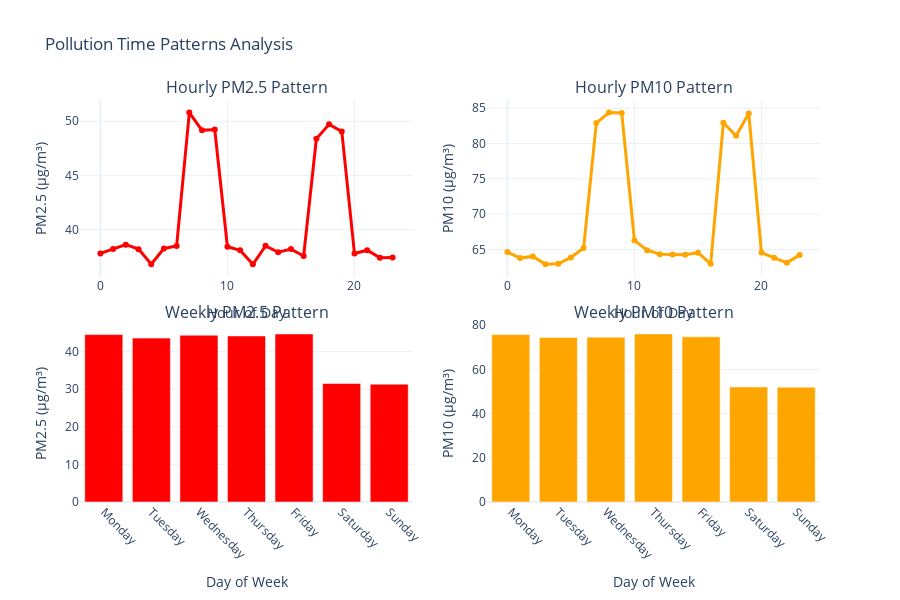

Write notebook code for a chart like this one.
### Code cell
# Cell 13: Create Time Pattern Analysis
print("⏰ CREATING TIME PATTERN ANALYSIS...")

def create_time_pattern_analysis():
    """Analyze pollution patterns by time of day and day of week"""
    
    # Extract time features
    time_data = df.copy()
    time_data['hour'] = time_data['timestamp'].dt.hour
    time_data['day_of_week'] = time_data['timestamp'].dt.day_name()
    time_data['is_weekend'] = time_data['timestamp'].dt.dayofweek >= 5
    
    # Hourly patterns
    hourly_pattern = time_data.groupby('hour').agg({
        'PM2.5': 'mean',
        'PM10': 'mean',
        'temperature_c': 'mean'
    }).reset_index()
    
    # Day of week patterns
    weekday_pattern = time_data.groupby('day_of_week').agg({
        'PM2.5': 'mean',
        'PM10': 'mean'
    }).reset_index()
    
    # Order days properly
    day_order = ['Monday', 'Tuesday', 'Wednesday', 'Thursday', 'Friday', 'Saturday', 'Sunday']
    weekday_pattern['day_of_week'] = pd.Categorical(weekday_pattern['day_of_week'], categories=day_order, ordered=True)
    weekday_pattern = weekday_pattern.sort_values('day_of_week')
    
    # Create subplots
    fig = make_subplots(
        rows=2, cols=2,
        subplot_titles=('Hourly PM2.5 Pattern', 'Hourly PM10 Pattern', 
                       'Weekly PM2.5 Pattern', 'Weekly PM10 Pattern'),
        vertical_spacing=0.12,
        horizontal_spacing=0.1
    )
    
    # Hourly PM2.5
    fig.add_trace(
        go.Scatter(x=hourly_pattern['hour'], y=hourly_pattern['PM2.5'],
                  mode='lines+markers', name='PM2.5', line=dict(color='red', width=3)),
        row=1, col=1
    )
    
    # Hourly PM10
    fig.add_trace(
        go.Scatter(x=hourly_pattern['hour'], y=hourly_pattern['PM10'],
                  mode='lines+markers', name='PM10', line=dict(color='orange', width=3)),
        row=1, col=2
    )
    
    # Weekly PM2.5
    fig.add_trace(
        go.Bar(x=weekday_pattern['day_of_week'], y=weekday_pattern['PM2.5'],
               name='PM2.5', marker_color='red'),
        row=2, col=1
    )
    
    # Weekly PM10
    fig.add_trace(
        go.Bar(x=weekday_pattern['day_of_week'], y=weekday_pattern['PM10'],
               name='PM10', marker_color='orange'),
        row=2, col=2
    )
    
    fig.update_layout(
        height=600,
        showlegend=False,
        title_text="Pollution Time Patterns Analysis",
        template='plotly_white'
    )
    
    fig.update_xaxes(title_text="Hour of Day", row=1, col=1)
    fig.update_xaxes(title_text="Hour of Day", row=1, col=2)
    fig.update_xaxes(title_text="Day of Week", row=2, col=1, tickangle=45)
    fig.update_xaxes(title_text="Day of Week", row=2, col=2, tickangle=45)
    
    fig.update_yaxes(title_text="PM2.5 (μg/m³)", row=1, col=1)
    fig.update_yaxes(title_text="PM10 (μg/m³)", row=1, col=2)
    fig.update_yaxes(title_text="PM2.5 (μg/m³)", row=2, col=1)
    fig.update_yaxes(title_text="PM10 (μg/m³)", row=2, col=2)
    
    return fig

# Display time pattern analysis
time_fig = create_time_pattern_analysis()
time_fig.show()

### Figure 1 — Plotly figure (JSON) as saved in the notebook; plotly's stock layout.template omitted (floating-point values rounded to 4 significant figures)
{"data": [{"line": {"color": "red", "width": 3}, "mode": "lines+markers", "name": "PM2.5", "type": "scatter", "x": [0, 1, 2, 3, 4, 5, 6, 7, 8, 9, 10, 11, 12, 13, 14, 15, 16, 17, 18, 19, 20, 21, 22, 23], "xaxis": "x", "y": [37.78, 38.2, 38.59, 38.18, 36.78, 38.24, 38.47, 50.8, 49.16, 49.24, 38.4, 38.07, 36.78, 38.48, 37.89, 38.18, 37.55, 48.38, 49.71, 49.06, 37.77, 38.08, 37.37, 37.4], "yaxis": "y"}, {"line": {"color": "orange", "width": 3}, "mode": "lines+markers", "name": "PM10", "type": "scatter", "x": [0, 1, 2, 3, 4, 5, 6, 7, 8, 9, 10, 11, 12, 13, 14, 15, 16, 17, 18, 19, 20, 21, 22, 23], "xaxis": "x2", "y": [64.62, 63.77, 64.01, 62.9, 62.98, 63.87, 65.2, 82.91, 84.37, 84.31, 66.27, 64.9, 64.32, 64.27, 64.26, 64.54, 62.97, 82.93, 81.09, 84.24, 64.55, 63.81, 63.1, 64.23], "yaxis": "y2"}, {"marker": {"color": "red"}, "name": "PM2.5", "type": "bar", "x": ["Monday", "Tuesday", "Wednesday", "Thursday", "Friday", "Saturday", "Sunday"], "xaxis": "x3", "y": [44.46, 43.52, 44.29, 44.09, 44.62, 31.47, 31.29], "yaxis": "y3"}, {"marker": {"color": "orange"}, "name": "PM10", "type": "bar", "x": ["Monday", "Tuesday", "Wednesday", "Thursday", "Friday", "Saturday", "Sunday"], "xaxis": "x4", "y": [75.74, 74.44, 74.57, 76.02, 74.73, 52.04, 51.95], "yaxis": "y4"}], "layout": {"annotations": [{"font": {"size": 16}, "showarrow": false, "text": "Hourly PM2.5 Pattern", "x": 0.225, "xanchor": "center", "xref": "paper", "y": 1, "yanchor": "bottom", "yref": "paper"}, {"font": {"size": 16}, "showarrow": false, "text": "Hourly PM10 Pattern", "x": 0.775, "xanchor": "center", "xref": "paper", "y": 1, "yanchor": "bottom", "yref": "paper"}, {"font": {"size": 16}, "showarrow": false, "text": "Weekly PM2.5 Pattern", "x": 0.225, "xanchor": "center", "xref": "paper", "y": 0.44, "yanchor": "bottom", "yref": "paper"}, {"font": {"size": 16}, "showarrow": false, "text": "Weekly PM10 Pattern", "x": 0.775, "xanchor": "center", "xref": "paper", "y": 0.44, "yanchor": "bottom", "yref": "paper"}], "height": 600, "showlegend": false, "title": {"text": "Pollution Time Patterns Analysis"}, "xaxis": {"anchor": "y", "domain": [0, 0.45], "title": {"text": "Hour of Day"}}, "xaxis2": {"anchor": "y2", "domain": [0.55, 1], "title": {"text": "Hour of Day"}}, "xaxis3": {"anchor": "y3", "domain": [0, 0.45], "tickangle": 45, "title": {"text": "Day of Week"}}, "xaxis4": {"anchor": "y4", "domain": [0.55, 1], "tickangle": 45, "title": {"text": "Day of Week"}}, "yaxis": {"anchor": "x", "domain": [0.56, 1], "title": {"text": "PM2.5 (μg/m³)"}}, "yaxis2": {"anchor": "x2", "domain": [0.56, 1], "title": {"text": "PM10 (μg/m³)"}}, "yaxis3": {"anchor": "x3", "domain": [0, 0.44], "title": {"text": "PM2.5 (μg/m³)"}}, "yaxis4": {"anchor": "x4", "domain": [0, 0.44], "title": {"text": "PM10 (μg/m³)"}}}}
